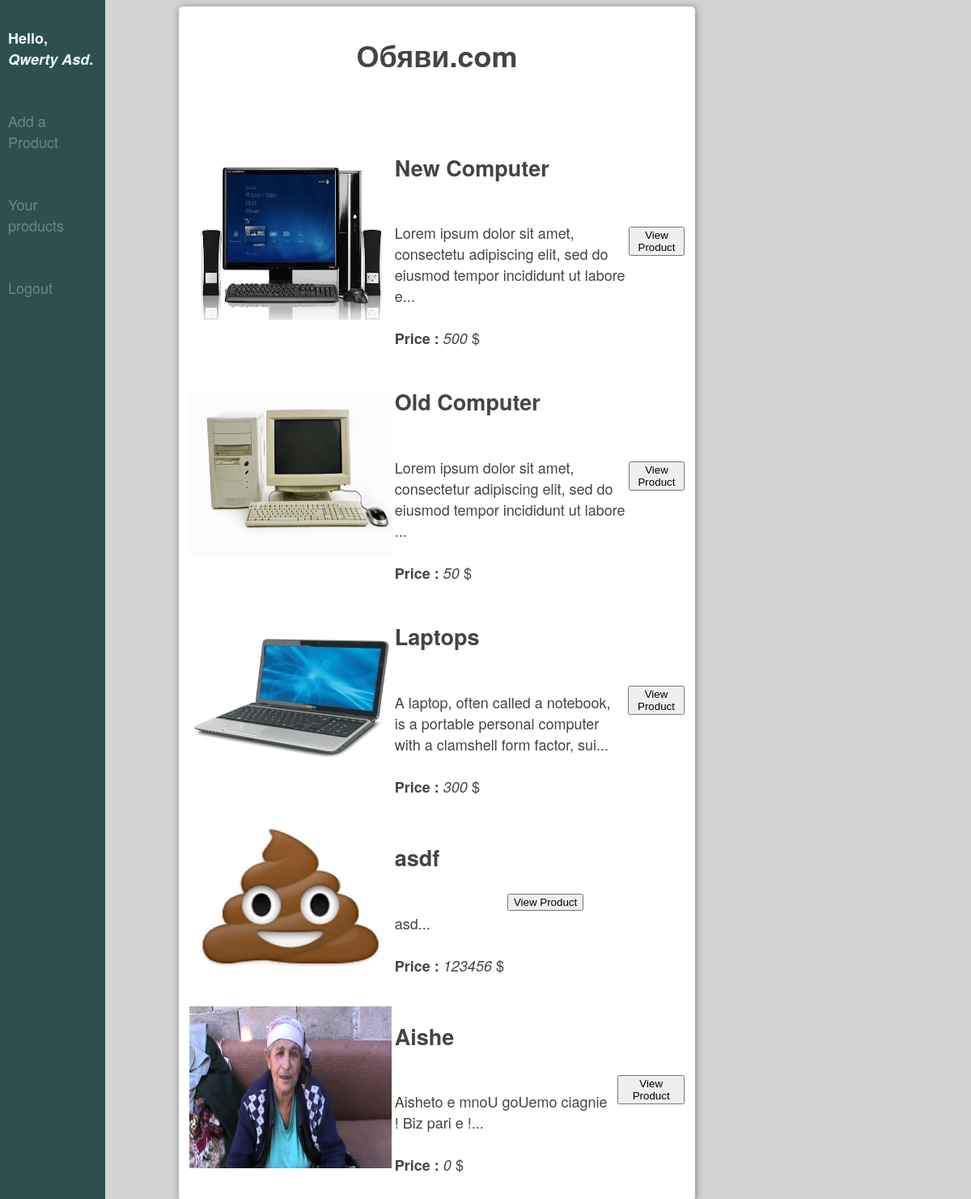
/ (signed in), run on the app's committed database.
### tables this page shows
CREATE TABLE IF NOT EXISTS `users` (
  `id` int(10) NOT NULL,
  `username` varchar(255) NOT NULL,
  `email` varchar(255) NOT NULL,
  `password` varchar(255) NOT NULL,
  `name` varchar(255) NOT NULL
);

CREATE TABLE IF NOT EXISTS `ads` (
  `id` int(10) NOT NULL,
  `img_path` varchar(255) NOT NULL,
  `img_name` varchar(255) NOT NULL,
  `ad_name` varchar(255) NOT NULL,
  `description` text NOT NULL,
  `price` int(10) NOT NULL,
  `usr_id` int(10) NOT NULL
);

### login/session.php (called while the page is built, shortened)
<?php
require_once('dbconnect.php');
$user_check = $_SESSION['login_user'];
$name_sql = mysqli_query($connection, "SELECT name FROM users WHERE username='$user_check'");
$row_name = mysqli_fetch_assoc($name_sql);
$name_db = $row_name['name'];
?>

### index.php (the view, shortened to what this page needs)
<?php
require('/login/session.php');
?>
<!Doctype HTML>
<html>
<head>
<link rel="stylesheet" type="text/css" href="style.css">
</head>
<body>
    <form id="container">
<?php
include("sidebar.php");
$ads_query=$connection->query('SELECT id, img_path, img_name, ad_name, description, price FROM `ads` '.$addsql);
	while ( ($row=$ads_query->fetch_assoc()) !== null) {
		extract($row);
		if($_GET[view]== $id){
			echo "<div class='ob_ins'>
                  <h1>".$ad_name."</h1>
				  <br><br>
				  <img src=".$img_path.'/'.$img_name."><br>
				  <b>Price:</b> ".$price."$<br>
				  <b>Product description:</b><br>".$description."<br>
				  <a href =". 'index.php' .">Return to Home Page</a>
                  </div>
				 ";
		} else {
			echo "<div class='ob_out'>
                <p>
				<table>
					<th>
						<img src=".$img_path.''.$img_name.">
					</th>
					<td>
						<h2>". $ad_name ."</h2><br>
						". $description = substr($description,0,100).'...' ."<br><br>
						<b>Price :</b> <i>". $price ."</i> $<br>
					</td>
					<td>
						<button type='submit' name='view' value='".$id."'>View Product</button>
					</td>
				</table>
			</p>
            </div>";
    	}
    }
?>
</form>
</body>
</html>

### sidebar.php
<?php
    echo "<h1 id='Head_Ob'><a id='Head_Ob' href=".'index.php'.">Обяви.com</a></h1><br>
    <nav class='vertical'>";
            if(isset($_SESSION['login_user'])){
                echo "<h4 id='Hello'>Hello, <i>". $name_db ."</i>.</h4><br>
	<ul>
        <li><a href=". 'add.php'.">Add a Product</a></li><br>
        <li><a href=". '/obqvi/edit.php'.">Your products</a></li><br>
        <li><a href=". '/obqvi/login/logout.php'.">Logout</a></li>
    </ul>";
            } else {
                echo "<ul><li id=".register."><a href=". '/obqvi/login/index.php' .">Login Here<br>to add a Product</a></li></ul>";
            }
?>
</nav>

### style.css (style rules this page uses)
body { background: lightgrey; color: #444; -webkit-font-smoothing: antialiased; font-family: 'Helvetica Neue', sans-serif; font-size: 18px; font-weight: 400; height: auto !important; height: 100%; min-height: 100%; text-rendering: optimizeLegibility; padding-right: 10%; }
* { box-sizing: border-box; }
.vertical { position: fixed; padding: 10px; top: 0; left: 0; height: 100%; width: 130px; background: darkslategray; transition: width ease .5s; }
.vertical ul { list-style: none; margin: 0; padding: 0; }
.vertical ul li { margin-bottom: 25px; }
.vertical a { color: slategrey; text-decoration: none; border-bottom: 1px solid transparent; transition: color ease .35s, border-bottom-color ease .35s; }
#Hello { color: azure; }
#Head_Ob { text-decoration: none; color: #444; text-align: center; transition: color ease .5s; }
#container { background-color: white; box-shadow: 1px 1px 10px grey; border-radius: 5px; margin: auto; padding: 10px; width: 60%; column-span: 50; padding: 10px; position:relative; transition:margin-left ease .5s; // fluid transition when resizing }
img { width:250px; height:200px; }
td { //width:400px; }

### data on the page
users: name "Qwerty Asd"
ads: img_path+img_name (picture), ad_name "New Computer", description "Lorem ipsum dolor sit amet, consectetu adipiscing elit, sed do eiusmod tempor incididunt ut labore e", price "500", $id 1 (drawn)
ads: img_path+img_name (picture), ad_name "Old Computer", description "Lorem ipsum dolor sit amet, consectetur adipiscing elit, sed do eiusmod tempor incididunt ut labore", price "50", $id 2 (drawn)
ads: img_path+img_name (picture), ad_name "Laptops", description "A laptop, often called a notebook, is a portable personal computer with a clamshell form factor, sui", price "300", $id 3 (drawn)
ads: img_path+img_name (picture), ad_name "asdf", description "asd", price "123456", $id 4 (drawn)
ads: img_path+img_name (placeholder picture), ad_name "Aishe", description "Aisheto e mnoU goUemo ciagnie ! Biz pari e !", price "0", $id 5 (drawn)
